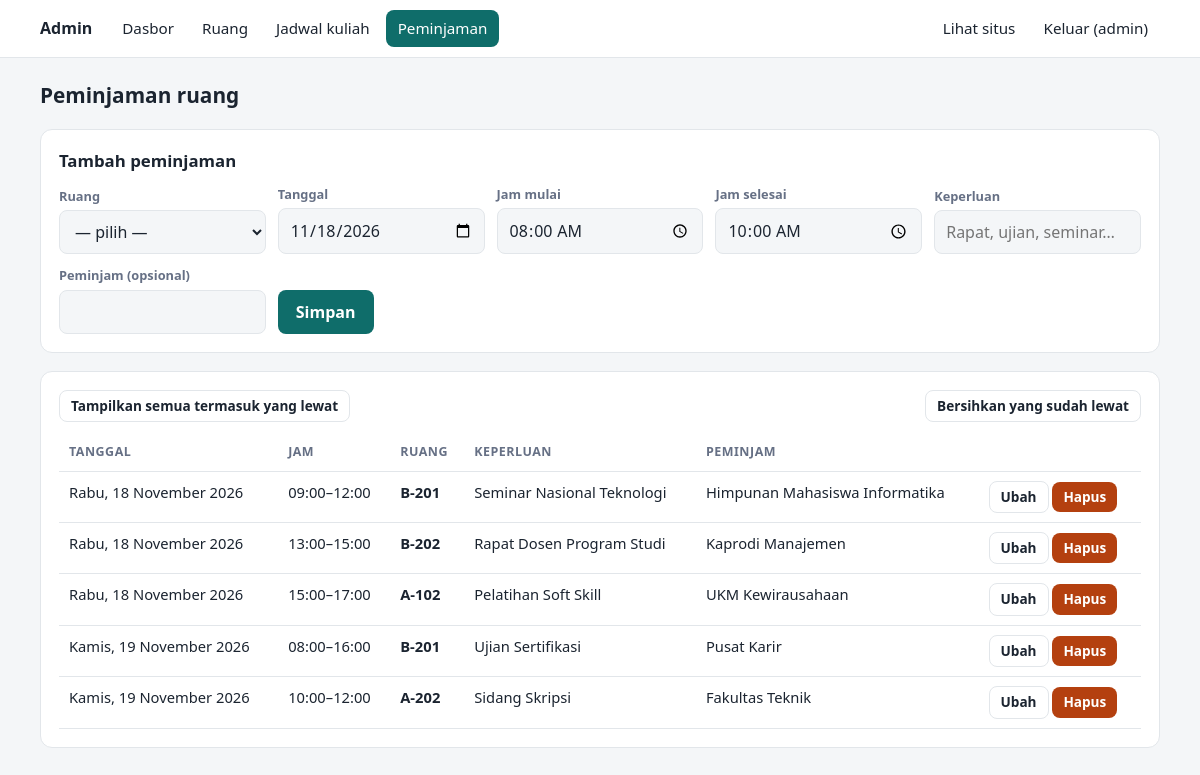
The page /admin/peminjaman.php (signed in) on the database its author committed.
### tables this page shows
CREATE TABLE peminjaman (
  id          INT UNSIGNED NOT NULL AUTO_INCREMENT PRIMARY KEY,
  ruang_id    INT UNSIGNED NOT NULL,
  tanggal     DATE NOT NULL,
  jam_mulai   TIME NOT NULL,
  jam_selesai TIME NOT NULL,
  keperluan   VARCHAR(150) NOT NULL,
  peminjam    VARCHAR(100) NOT NULL DEFAULT '',
  CONSTRAINT fk_pinjam_ruang FOREIGN KEY (ruang_id) REFERENCES ruang(id) ON DELETE CASCADE,
  INDEX idx_pinjam_cari (tanggal, ruang_id, jam_mulai, jam_selesai)
);

CREATE TABLE ruang (
  id        INT UNSIGNED NOT NULL AUTO_INCREMENT PRIMARY KEY,
  kode      VARCHAR(20)  NOT NULL UNIQUE,
  nama      VARCHAR(100) NOT NULL,
  gedung    VARCHAR(50)  NOT NULL,
  lantai    TINYINT UNSIGNED NOT NULL DEFAULT 1,
  kapasitas SMALLINT UNSIGNED NOT NULL DEFAULT 30,
  fasilitas VARCHAR(255) NOT NULL DEFAULT '',    
  aktif     TINYINT(1)   NOT NULL DEFAULT 1,
  INDEX idx_ruang_gedung (gedung, aktif)
);

### includes/functions.php (called while the page is built, shortened)
<?php
function e($v): string
{
    return htmlspecialchars((string)$v, ENT_QUOTES | ENT_SUBSTITUTE, 'UTF-8');
}
function jam_pendek(string $j): string
{
    return substr($j, 0, 5);
}
function tanggal_indo(string $tanggal): string
{
    $d = new DateTime($tanggal);
    return HARI[(int)$d->format('N')] . ', ' . $d->format('j') . ' ' . BULAN[(int)$d->format('n')] . ' ' . $d->format('Y');
}

### admin/peminjaman.php (the view, shortened to what this page needs)
<?php
require_once __DIR__ . '/../includes/admin_layout.php';
$pdo = db();
$hariIni = date('Y-m-d');
$edit = null;
$semua = !empty($_GET['semua']);
$sql = 'SELECT p.*, r.kode FROM peminjaman p JOIN ruang r ON r.id = p.ruang_id';
$prm = [];
if (!$semua) {
    $sql .= ' WHERE p.tanggal >= :t';
    $prm[':t'] = $hariIni;
}
$sql .= ' ORDER BY p.tanggal, p.jam_mulai, r.kode';
$st = $pdo->prepare($sql);
$st->execute($prm);
$daftar = $st->fetchAll();
admin_header('Peminjaman ruang', 'peminjaman');
?>
<form method="post" class="kartu-admin">
    <h3><?= $edit ? 'Ubah peminjaman' : 'Tambah peminjaman' ?></h3>
    <div class="form-grid">
        <div><label>Ruang</label>
            <select name="ruang_id" required>
                <option value="">— pilih —</option>
            </select></div>
        <div><label>Tanggal</label><input type="date" name="tanggal" required value="<?= e($edit['tanggal'] ?? $hariIni) ?>"></div>
        <div><label>Jam mulai</label><input type="time" name="jam_mulai" required value="<?= e(isset($edit['jam_mulai']) ? jam_pendek($edit['jam_mulai']) : '08:00') ?>"></div>
        <div><label>Jam selesai</label><input type="time" name="jam_selesai" required value="<?= e(isset($edit['jam_selesai']) ? jam_pendek($edit['jam_selesai']) : '10:00') ?>"></div>
        <div><label>Keperluan</label><input type="text" name="keperluan" maxlength="150" required placeholder="Rapat, ujian, seminar…" value="<?= e($edit['keperluan'] ?? '') ?>"></div>
        <div><label>Peminjam (opsional)</label><input type="text" name="peminjam" maxlength="100" value="<?= e($edit['peminjam'] ?? '') ?>"></div>
        <div>
            <button class="tombol" type="submit">Simpan</button>
        </div>
    </div>
</form>
<div class="kartu-admin">
    <div style="display:flex;gap:10px;justify-content:space-between;flex-wrap:wrap;margin-bottom:12px">
        <div>
            <?php if ($semua): ?>
                <a class="tombol sekunder kecil" href="peminjaman.php">Tampilkan yang akan datang saja</a>
            <?php else: ?>
                <a class="tombol sekunder kecil" href="peminjaman.php?semua=1">Tampilkan semua termasuk yang lewat</a>
            <?php endif; ?>
        </div>
        <form method="post" onsubmit="return confirm('Hapus semua peminjaman sebelum hari ini?')">
            <button class="tombol sekunder kecil" type="submit">Bersihkan yang sudah lewat</button>
        </form>
    </div>
    <div class="tabel-bungkus">
        <table>
            <thead><tr><th>Tanggal</th><th>Jam</th><th>Ruang</th><th>Keperluan</th><th>Peminjam</th><th></th></tr></thead>
            <tbody>
            <?php foreach ($daftar as $p): ?>
                <tr>
                    <td><?= e(tanggal_indo($p['tanggal'])) ?></td>
                    <td><?= e(jam_pendek($p['jam_mulai'])) ?>–<?= e(jam_pendek($p['jam_selesai'])) ?></td>
                    <td><b><?= e($p['kode']) ?></b></td>
                    <td><?= e($p['keperluan']) ?></td>
                    <td><?= e($p['peminjam']) ?></td>
                    <td class="aksi">
                        <a class="tombol sekunder kecil" href="peminjaman.php?edit=<?= (int)$p['id'] ?><?= $semua ? '&semua=1' : '' ?>">Ubah</a>
                        <form method="post" onsubmit="return confirm('Hapus peminjaman ini?')">
                            <button class="tombol bahaya kecil" type="submit">Hapus</button></form>
                    </td>
                </tr>
            <?php endforeach; ?>
            </tbody>
        </table>
    </div>
</div>
<?php admin_footer(); ?>

### includes/admin_layout.php (shortened to what this page needs)
<?php
function admin_header(string $judul, string $aktif = ''): void
{
    $menu = [
        'index'      => ['index.php', 'Dasbor'],
        'ruang'      => ['ruang.php', 'Ruang'],
        'jadwal'     => ['jadwal.php', 'Jadwal kuliah'],
        'peminjaman' => ['peminjaman.php', 'Peminjaman'],
    ];
    ?>
<!doctype html>
<html lang="id">
<head>
    <link rel="stylesheet" href="../assets/style.css">
</head>
<body>
<nav class="admin-nav">
    <div class="wrap">
        <strong>Admin</strong>
        <?php foreach ($menu as $kunci => [$url, $label]): ?>
            <a href="<?= e($url) ?>" class="<?= $kunci === $aktif ? 'aktif' : '' ?>"><?= e($label) ?></a>
        <?php endforeach; ?>
        <span class="kanan">
            <a href="../index.php">Lihat situs</a>
            <a href="logout.php">Keluar (<?= e($_SESSION['admin_user'] ?? '') ?>)</a>
        </span>
    </div>
</nav>
<main class="wrap admin-main">
    <h2><?= e($judul) ?></h2>
    <?php
}
function admin_footer(): void
{
    ?>
</main>
</body>
</html>
    <?php
}

### assets/style.css (style rules this page uses)
:root { --bg: #f4f6f8; --panel: #ffffff; --teks: #1b2430; --muted: #667085; --garis: #e2e6ea; --aksen: #0f6d6a; --aksen-teks: #ffffff; --ok: #17803d; --ok-bg: #e6f5ec; --no: #b4400f; --no-bg: #fdeee6; --radius: 12px; color-scheme: light dark; }
* { box-sizing: border-box; }
html { -webkit-text-size-adjust: 100%; }
body { margin: 0; background: var(--bg); color: var(--teks); font: 16px/1.5 system-ui, -apple-system, "Segoe UI", Roboto, "Helvetica Neue", Arial, sans-serif; }
.wrap { width: min(1120px, 100% - 32px); margin-inline: auto; }
label { display: block; font-size: .8rem; font-weight: 600; color: var(--muted); margin-bottom: 4px; }
input, select, button { font: inherit; }
input[type="text"], input[type="search"], input[type="number"], input[type="date"], input[type="time"], input[type="password"], select, textarea { width: 100%; padding: 9px 11px; border: 1px solid var(--garis); border-radius: 8px; background: var(--bg); color: var(--teks); }
.tombol { background: var(--aksen); color: var(--aksen-teks); border: 0; border-radius: 8px; padding: 10px 18px; font-weight: 600; cursor: pointer; text-decoration: none; display: inline-block; }
.tombol.sekunder { background: transparent; color: var(--teks); border: 1px solid var(--garis); }
.tombol.bahaya { background: var(--no); color: #fff; }
.tombol.kecil { padding: 5px 11px; font-size: .85rem; }
.admin-nav { background: var(--panel); border-bottom: 1px solid var(--garis); }
.admin-nav .wrap { display: flex; align-items: center; gap: 4px; flex-wrap: wrap; padding: 10px 0; }
.admin-nav strong { margin-right: 14px; }
.admin-nav a { color: var(--teks); text-decoration: none; padding: 7px 12px; border-radius: 8px; font-size: .95rem; }
.admin-nav a.aktif { background: var(--aksen); color: var(--aksen-teks); }
.admin-nav .kanan { margin-left: auto; color: var(--muted); }
.admin-main { padding: 22px 0 40px; display: grid; gap: 18px; }
.admin-main h2 { margin: 0; font-size: 1.3rem; }
.kartu-admin { background: var(--panel); border: 1px solid var(--garis); border-radius: var(--radius); padding: 18px; }
.kartu-admin h3 { margin: 0 0 12px; font-size: 1.05rem; }
.form-grid { display: grid; grid-template-columns: repeat(auto-fit, minmax(190px, 1fr)); gap: 12px; align-items: end; }
.tabel-bungkus { overflow-x: auto; }
table { width: 100%; border-collapse: collapse; font-size: .92rem; }
th, td { text-align: left; padding: 9px 10px; border-bottom: 1px solid var(--garis); vertical-align: top; }
th { color: var(--muted); font-size: .78rem; text-transform: uppercase; letter-spacing: .04em; }
td.aksi { white-space: nowrap; }
td.aksi form { display: inline; }

### rows shown on the page
peminjaman: tanggal "Rabu, 18 November 2026", jam_mulai "09:00", jam_selesai "12:00", ruang.kode "B-201", keperluan "Seminar Nasional Teknologi", peminjam "Himpunan Mahasiswa Informatika"
peminjaman: tanggal "Rabu, 18 November 2026", jam_mulai "13:00", jam_selesai "15:00", ruang.kode "B-202", keperluan "Rapat Dosen Program Studi", peminjam "Kaprodi Manajemen"
peminjaman: tanggal "Rabu, 18 November 2026", jam_mulai "15:00", jam_selesai "17:00", ruang.kode "A-102", keperluan "Pelatihan Soft Skill", peminjam "UKM Kewirausahaan"
peminjaman: tanggal "Kamis, 19 November 2026", jam_mulai "08:00", jam_selesai "16:00", ruang.kode "B-201", keperluan "Ujian Sertifikasi", peminjam "Pusat Karir"
peminjaman: tanggal "Kamis, 19 November 2026", jam_mulai "10:00", jam_selesai "12:00", ruang.kode "A-202", keperluan "Sidang Skripsi", peminjam "Fakultas Teknik"

### other values the page prints
$label "Dasbor"
$label "Ruang"
$label "Jadwal kuliah"
$label "Peminjaman"
$_SESSION['admin_user'] "admin"
$judul "Peminjaman ruang"
